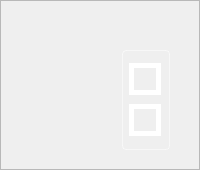
            <widget class="QWidget" name="stackedWidgetPage2">
             <layout class="QVBoxLayout" name="verticalLayout_6">
              <property name="leftMargin">
               <number>0</number>
              </property>
              <property name="topMargin">
               <number>0</number>
              </property>
              <property name="rightMargin">
               <number>0</number>
              </property>
              <property name="bottomMargin">
               <number>0</number>
              </property>
              <item>
               <widget class="adiscope::NyquistGraph" name="xygraph">
                <property name="frameShape">
                 <enum>QFrame::StyledPanel</enum>
                </property>
                <property name="frameShadow">
                 <enum>QFrame::Raised</enum>
                </property>
                <property name="color" stdset="0">
                 <color>
                  <red>255</red>
                  <green>114</green>
                  <blue>0</blue>
                 </color>
                </property>
                <property name="bg_color" stdset="0">
                 <color>
                  <red>39</red>
                  <green>39</green>
                  <blue>48</blue>
                 </color>
                </property>
                <property name="min" stdset="0">
                 <double>-90.000000000000000</double>
                </property>
                <property name="max" stdset="0">
                 <double>10.000000000000000</double>
                </property>
                <property name="font_azimuth" stdset="0">
                 <font>
                  <pointsize>16</pointsize>
                  <weight>75</weight>
                  <bold>true</bold>
                 </font>
                </property>
                <property name="font_radius" stdset="0">
                 <font>
                  <pointsize>14</pointsize>
                 </font>
                </property>
                <layout class="QHBoxLayout" name="horizontalLayout_2">
                 <item>
                  <spacer name="horizontalSpacer_2">
                   <property name="orientation">
                    <enum>Qt::Horizontal</enum>
                   </property>
                   <property name="sizeHint" stdset="0">
                    <size>
                     <width>40</width>
                     <height>20</height>
                    </size>
                   </property>
                  </spacer>
                 </item>
                 <item>
                  <layout class="QVBoxLayout" name="verticalLayout_9">
                   <property name="spacing">
                    <number>3</number>
                   </property>
                   <property name="leftMargin">
                    <number>20</number>
                   </property>
                   <property name="rightMargin">
                    <number>20</number>
                   </property>
                   <property name="bottomMargin">
                    <number>10</number>
                   </property>
                   <item>
                    <spacer name="verticalSpacer_3">
                     <property name="orientation">
                      <enum>Qt::Vertical</enum>
                     </property>
                     <property name="sizeHint" stdset="0">
                      <size>
                       <width>20</width>
                       <height>40</height>
                      </size>
                     </property>
                    </spacer>
                   </item>
                   <item>
                    <widget class="QFrame" name="frame">
                     <property name="sizePolicy">
                      <sizepolicy hsizetype="Preferred" vsizetype="Preferred">
                       <horstretch>0</horstretch>
                       <verstretch>0</verstretch>
                      </sizepolicy>
                     </property>
                     <property name="minimumSize">
                      <size>
                       <width>48</width>
                       <height>100</height>
                      </size>
                     </property>
                     <property name="maximumSize">
                      <size>
                       <width>48</width>
                       <height>16777215</height>
                      </size>
                     </property>
                     <property name="styleSheet">
                      <string notr="true">QFrame {

    border: 1px solid rgba(255, 255, 255, 120);
    border-radius: 4px;

}</string>
                     </property>
                     <property name="frameShape">
                      <enum>QFrame::Box</enum>
                     </property>
                     <property name="frameShadow">
                      <enum>QFrame::Plain</enum>
                     </property>
                     <property name="lineWidth">
                      <number>1</number>
                     </property>
                     <layout class="QVBoxLayout" name="verticalLayout_10">
                      <property name="spacing">
                       <number>3</number>
                      </property>
                      <property name="leftMargin">
                       <number>6</number>
                      </property>
                      <property name="topMargin">
                       <number>6</number>
                      </property>
                      <property name="rightMargin">
                       <number>6</number>
                      </property>
                      <property name="bottomMargin">
                       <number>6</number>
                      </property>
                      <item>
                       <widget class="QPushButton" name="btnZoomIn">
                        <property name="sizePolicy">
                         <sizepolicy hsizetype="Fixed" vsizetype="Fixed">
                          <horstretch>0</horstretch>
                          <verstretch>0</verstretch>
                         </sizepolicy>
                        </property>
                        <property name="maximumSize">
                         <size>
                          <width>32</width>
                          <height>32</height>
                         </size>
                        </property>
                        <property name="styleSheet">
                         <string notr="true">QPushButton:hover {
border-image: url(:/icons/sba_up_btn_hover.svg);
}
QPushButton {
border-image: url(:/icons/sba_up_btn.svg);
border: 5px solid white;
}</string>
                        </property>
                        <property name="text">
                         <string/>
                        </property>
                        <property name="iconSize">
                         <size>
                          <width>32</width>
                          <height>32</height>
                         </size>
                        </property>
                        <property name="flat">
                         <bool>true</bool>
                        </property>
                       </widget>
                      </item>
                      <item>
                       <widget class="QPushButton" name="btnZoomOut">
                        <property name="maximumSize">
                         <size>
                          <width>32</width>
                          <height>32</height>
                         </size>
                        </property>
                        <property name="styleSheet">
                         <string notr="true">QPushButton:hover {
border-image: url(:/icons/sba_dn_btn_hover.svg);
}
QPushButton {
border-image: url(:/icons/sba_dn_btn.svg);
border: 5px solid white;
}</string>
                        </property>
                        <property name="text">
                         <string/>
                        </property>
                        <property name="iconSize">
                         <size>
                          <width>32</width>
                          <height>32</height>
                         </size>
                        </property>
                        <property name="flat">
                         <bool>true</bool>
                        </property>
                       </widget>
                      </item>
                     </layout>
                    </widget>
                   </item>
                  </layout>
                 </item>
                </layout>
               </widget>
              </item>
             </layout>
            </widget>
